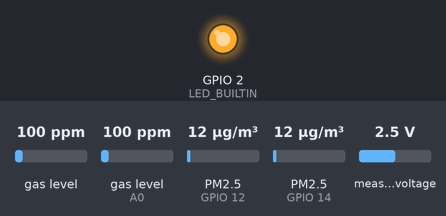
Simulated run of this sketch. Board: ESP8266 (NodeMCU). Parts: output pins drawn as LEDs (lit = HIGH, except the on-board LED, lit = LOW). Wiring (inferred from the names in the program): 2 × dust sensor: data GPIO 12 / data GPIO 14. Inputs (shaded band) come from the test bench; at power-on: gas level 100 ppm, gas level (sensor on A0) 100 ppm, PM2.5 (sensors on GPIO 12, GPIO 14) 12 µg/m³, measured voltage 2.5 V. WiFi joins after 1.5 s; servers stay silent unless stated; uploads are accepted with an empty reply; what the sketch prints to the serial monitor is not drawn.

Above: at 0.0 s.
Timing chart, 0 to 3.2 s (numbered marks = the images above):
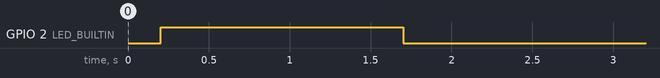

The sketch:

iot.ino
```cpp
#include <Adafruit_ADS1X15.h>
#include <MQUnifiedsensor.h>
#include <ESP8266HTTPClient.h>
#include <ESP8266WiFi.h>
#include <Arduino_JSON.h>

#define PM1PIN 12
#define PM25PIN 14
unsigned long durationPM1;
unsigned long durationPM25;
unsigned long starttime;
unsigned long endtime;
unsigned long sampletime_ms = 30000;
unsigned long lowpulseoccupancyPM1 = 0;
unsigned long lowpulseoccupancyPM25 = 0;
float conPM1 = 0;
float conPM25 = 0;
float PM10;
float PM25;

unsigned long previousMillis = 0;
const long interval = 2000;

// Definitions
#define placa "ESP8266"
#define mq2 "MQ-2"
#define mq135 "MQ-135"
#define Voltage_Resolution 5
#define pin A0
#define ADC_Bit_Resolution 10
#define RatioMQ2CleanAir 9.83
#define RatioMQ135CleanAir 3.6
float factorEscala = 0.16875F;

MQUnifiedsensor MQ2(placa, mq2);
MQUnifiedsensor MQ135(placa, Voltage_Resolution, ADC_Bit_Resolution, pin, mq135);

Adafruit_ADS1115 ads;

const char* ssid = "iPhone Maulana";
const char* password = "hanyatuhanyangtau";
const String serverPath = "https://428b-182-1-67-121.ngrok-free.app/api/esp/data";
String espId = "ESP8266_1";

void setup(void)
{
  Serial.begin(9600);
  delay(200);

  pinMode(LED_BUILTIN, OUTPUT);
  WiFi.begin(ssid, password);
  while (WiFi.status() != WL_CONNECTED)
  {
    Serial.print(".");
    digitalWrite(LED_BUILTIN, HIGH);
    delay(500);
  }
  digitalWrite(LED_BUILTIN, LOW);

  pinMode(PM1PIN, INPUT);
  pinMode(PM25PIN, INPUT);
  starttime = millis();

  MQ2.setRegressionMethod(1);
  MQ135.setRegressionMethod(1);

  MQ2.init();
  MQ135.init();

  if (!ads.begin())
  {
    Serial.println("Failed to initialize ADS.");
    while (1);
  }

  Serial.print("Calibrating MQ-135 please wait.");
  float calcR0MQ135 = 0;
  for (int i = 1; i <= 10; i++)
  {
    MQ135.update();
    calcR0MQ135 += MQ135.calibrate(RatioMQ135CleanAir);
    Serial.print(".");
  }
  MQ135.setR0(calcR0MQ135 / 10);
  Serial.println("  done for MQ-135.");

  Serial.print("Calibrating MQ-2 please wait.");
  float calcR0MQ2 = 0;
  for (int i = 1; i <= 10; i++)
  {
    short adc0 = ads.readADC_SingleEnded(0);
    float voltiosMQ2 = (adc0 * factorEscala) / 1000.0;
    MQ2.externalADCUpdate(voltiosMQ2);
    calcR0MQ2 += MQ2.calibrate(RatioMQ2CleanAir);
    Serial.print(".");
  }
  MQ2.setR0(calcR0MQ2 / 10);
  Serial.println("  done for MQ-2.");
}

void reconnectWiFi()
{
  Serial.println("Reconnecting to Wi-Fi...");
  WiFi.reconnect();
  int attempts = 0;
  while (WiFi.status() != WL_CONNECTED && attempts < 30)
  {
    delay(500);
    Serial.print(".");
    attempts++;
  }
  if (WiFi.status() == WL_CONNECTED)
  {
    digitalWrite(LED_BUILTIN, LOW);
  }
  else
  {
    digitalWrite(LED_BUILTIN, HIGH);
  }
}

void loop()
{
  if (WiFi.status() != WL_CONNECTED)
  {
    reconnectWiFi();
  }

  MQ135.update();
  MQ2.update();

  MQ135.setA(605.18);
  MQ135.setB(-3.937);
  float MQ135_CO = MQ135.readSensor();

  // Assuming MQ2 can be used for HC
  MQ2.setA(36974);
  MQ2.setB(-3.109);
  float MQ2_HC = MQ2.readSensor();

  durationPM1 = pulseIn(PM1PIN, LOW);
  durationPM25 = pulseIn(PM25PIN, LOW);

  lowpulseoccupancyPM1 += durationPM1;
  lowpulseoccupancyPM25 += durationPM25;

  endtime = millis();
  if ((endtime - starttime) > sampletime_ms)
  {
    conPM1 = calculateConcentration10(lowpulseoccupancyPM1, 30);
    conPM25 = calculateConcentration25(lowpulseoccupancyPM25, 30);
    if (conPM1 < 0) conPM1 = 0;
    if (conPM25 < 0) conPM25 = 0;
    PM10 = conPM1 * 1000;
    PM25 = conPM25 * 1000;
    Serial.print("PM1 ");
    Serial.print(conPM1);
    Serial.print("  PM25 ");
    Serial.println(conPM25);
    lowpulseoccupancyPM1 = 0;
    lowpulseoccupancyPM25 = 0;
    starttime = millis();
  }

  float ISPU_PM10 = calculateISPU_PM10(PM10);
  float ISPU_PM25 = calculateISPU_PM25(PM25);
  float ISPU_CO = calculateISPU_CO(MQ135_CO);
  float ISPU_HC = calculateISPU_HC(MQ2_HC);

  Serial.print("Sensor\t\t\t");
  Serial.print("Value (ppm)");
  Serial.println();

  Serial.print("MQ-135 CO:\t\t");
  Serial.print(MQ135_CO, 2);
  Serial.println(" ppm");

  Serial.print("MQ-2 HC:\t\t");
  Serial.print(MQ2_HC, 2);
  Serial.println(" ppm");

  Serial.print("PM 2.5:\t");
  Serial.print(PM25, 2);
  Serial.println(" ");
  Serial.print("PM 10:\t");
  Serial.print(PM10, 2);
  Serial.println(" ");

  Serial.print("ISPU PM10:\t");
  Serial.print(ISPU_PM10, 2);
  Serial.println(" ");
  Serial.print("ISPU PM25:\t");
  Serial.print(ISPU_PM25, 2);
  Serial.println(" ");
  Serial.print("ISPU CO:\t");
  Serial.print(ISPU_CO, 2);
  Serial.println(" ");
  Serial.print("ISPU HC:\t");
  Serial.print(ISPU_HC, 2);
  Serial.println(" ");

  unsigned long currentMillis = millis();

     if (currentMillis - previousMillis >= interval)
    {
        previousMillis = currentMillis;
        Serial.print("Sending data to server: ");
        if (WiFi.status() == WL_CONNECTED)
        {
            WiFiClientSecure client;
            client.setInsecure();
            HTTPClient http;

            String url = serverPath + "?ESP-ID=" + espId + "&PM10=" + PM10 + "&PM25=" + PM25 + "&CO=" + MQ135_CO + "&HC=" + MQ2_HC +
                         "&ISPU_PM10=" + ISPU_PM10 + "&ISPU_PM25=" + ISPU_PM25 + "&ISPU_CO=" + ISPU_CO + "&ISPU_HC=" + ISPU_HC;
            http.begin(client, url);
            int httpResponseCode = http.GET();

            if (httpResponseCode > 0)
            {
                Serial.print("HTTP Response code: ");
                Serial.println(httpResponseCode);
            }
            else
            {
                Serial.print("Error code: ");
                Serial.println(httpResponseCode);
            }
            http.end();
        }
        else
        {
            Serial.println("WiFi not connected");
        }
    }
}

float calculateConcentration10(unsigned long duration, int time)
{
  float ratio = duration / (sampletime_ms * 10.0);
  return 1.1 * pow(ratio, 3) - 3.8 * pow(ratio, 2) + 520 * ratio + 0.62;
}

float calculateConcentration25(unsigned long duration, int time)
{
  float ratio = duration / (sampletime_ms * 10.0);
  return 0.52 * pow(ratio, 3) - 0.85 * pow(ratio, 2) + 850 * ratio + 0.01;
}

float calculateISPU_PM10(float concentration)
{
  if (concentration <= 50) return concentration * 50 / 50;
  else if (concentration <= 150) return (concentration - 50) * (100 - 50) / (150 - 50) + 50;
  else if (concentration <= 350) return (concentration - 150) * (200 - 100) / (350 - 150) + 100;
  else if (concentration <= 420) return (concentration - 350) * (300 - 200) / (420 - 350) + 200;
  else if (concentration <= 500) return (concentration - 420) * (400 - 300) / (500 - 420) + 300;
  else return (concentration - 500) * (500 - 400) / (600 - 500) + 400;
}

float calculateISPU_PM25(float concentration)
{
  if (concentration <= 15.5) return concentration * 50 / 15.5;
  else if (concentration <= 55.5) return (concentration - 15.5) * (100 - 50) / (55.5 - 15.5) + 50;
  else if (concentration <= 150.5) return (concentration - 55.5) * (200 - 100) / (150.5 - 55.5) + 100;
  else if (concentration <= 250.5) return (concentration - 150.5) * (300 - 200) / (250.5 - 150.5) + 200;
  else if (concentration <= 350.5) return (concentration - 250.5) * (400 - 300) / (350.5 - 250.5) + 300;
  else return (concentration - 350.5) * (500 - 400) / (500.5 - 350.5) + 400;
}

float calculateISPU_CO(float concentration)
{
  if (concentration <= 5) return concentration * 50 / 5;
  else if (concentration <= 10) return (concentration - 5) * (100 - 50) / (10 - 5) + 50;
  else if (concentration <= 17) return (concentration - 10) * (200 - 100) / (17 - 10) + 100;
  else if (concentration <= 34) return (concentration - 17) * (300 - 200) / (34 - 17) + 200;
  else if (concentration <= 46) return (concentration - 34) * (400 - 300) / (46 - 34) + 300;
  else return (concentration - 46) * (500 - 400) / (57.5 - 46) + 400;
}

float calculateISPU_HC(float concentration)
{
  // Placeholder values; replace with correct calculation if needed
  return calculateISPU_CO(concentration);
}
```
